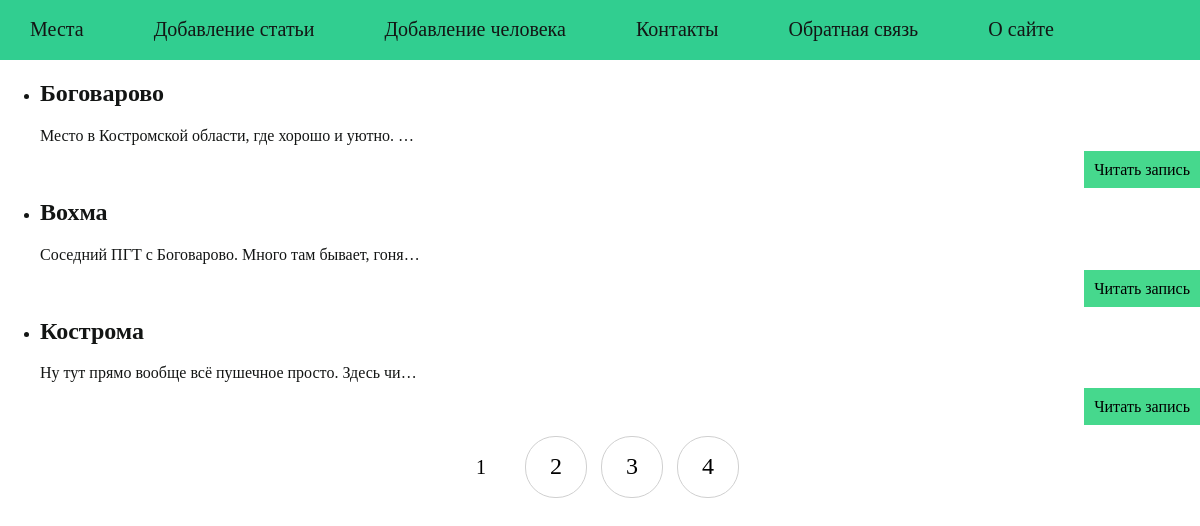
The page /places/ on the database its author committed.
### places/models.py (models this page shows, shortened)
class Place(models.Model):
    title = models.CharField(max_length = 255, verbose_name = 'Место')
    slug = models.SlugField(max_length=255, unique=True, db_index=True,
                            validators=[
                                MinLengthValidator(5),
                                MaxLengthValidator(100)
                            ], verbose_name='URL', blank = True, null=True)
    content = models.TextField(blank = True, verbose_name = 'Текст поста')
    photo = models.ImageField(upload_to='photos/%Y/%m/%d/', blank = True, default=None,
                              null=True, verbose_name='Фото')
    time_created = models.DateTimeField(auto_now_add=True, verbose_name = 'Время создания')
    time_updated = models.DateTimeField(auto_now=True, verbose_name = 'Время обновления')
    is_published = models.BooleanField(default = False, verbose_name = 'Опубликовано')
    user = models.ForeignKey(User, verbose_name='Пользователь', on_delete=models.CASCADE)
    class Meta:
        verbose_name = 'Места'
        verbose_name_plural = 'Места'
        ordering = ['time_created']
        indexes = [
            models.Index(fields=['time_created'])
        ]
    def get_absolute_url(self):
        return reverse('post', kwargs={'post_slug': self.slug})

### places/views.py (the view)
# urls.py: path('places/', Places.as_view(), name = 'places'),
class Places(DataMixin, ListView):
    model = Place
    template_name = 'places/places.html'
    title_page = 'Выбор места'
    context_object_name = 'posts'

### users/context_processors.py (called while the page is built)
def get_places_context(request):
    return {'menu': mainmenu}

### places/templates/places/places.html
{% extends 'places/base.html' %}
{% block content %}
<ul>
    {% for p in posts %}
    <li>
        <h2>{{p.title}}</h2>{{ p.content|truncatechars:50 }}
        <p class="link-read-post"><a href="{{ p.get_absolute_url }}">Читать запись</a></p>
    </li>
    {% endfor %}
</ul>
{% endblock %}
{% block navigation %}
{% if page_obj.has_other_pages %}
<nav class="list-pages">
    <ul>
        {% for p in paginator.page_range %}
        {% if page_obj.number == p %}
        <li class="page-num page-num-selected">{{ p }}</li>
        {% else %}
        <li class="page-num">
            <a href="?page={{ p }}">{{ p }}</a>
        </li>
        {% endif %}
        {% endfor %}
    </ul>
</nav>
{% endif %}
{% endblock %}

### places/static/places/css/styles.css (style rules this page uses)
html, body { font-family: 'Times New Roman'; margin: 0; padding: 0; height: 100%; width: 100%; color: #131514; }
a { color: #131514; text-decoration: none; }
p.link-read-post { text-align: right; }
p.link-read-post a { padding: 10px; min-width: 100px; background: #46D88D; color: #000; text-decoration: none; }
.list-pages { text-align: center; margin: 0 0 20px 0; }
.list-pages ul { margin: 20px 0 0 0; padding: 0; list-style: none; }
.list-pages ul li { display: inline-block; margin: 0 10px 0 0; }
.list-pages a { color: #000; font-size: 24px; text-decoration: none; }
.list-pages .page-num, .page-num-selected { display: inline-block; width: 60px; height: 44px; padding: 16px 0 0 0; border: 1px solid #d0d0d0; border-radius: 30px; }
.list-pages .page-num-selected { border: none; color: #000; font-size: 20px; }

### rows shown on the page
Place: title "Боговарово", content "Место в Костромской области, где хорошо и уютно. …"
Place: title "Вохма", content "Соседний ПГТ с Боговарово. Много там бывает, гоня…"
Place: title "Кострома", content "Ну тут прямо вообще всё пушечное просто. Здесь чи…"

### other values the page prints
{{ m.name }} "Места" "Добавление статьи" "Добавление человека" "Контакты" "Обратная связь" "О сайте"
{{ p }} "1"
{{ p }} "2" "3" "4"
